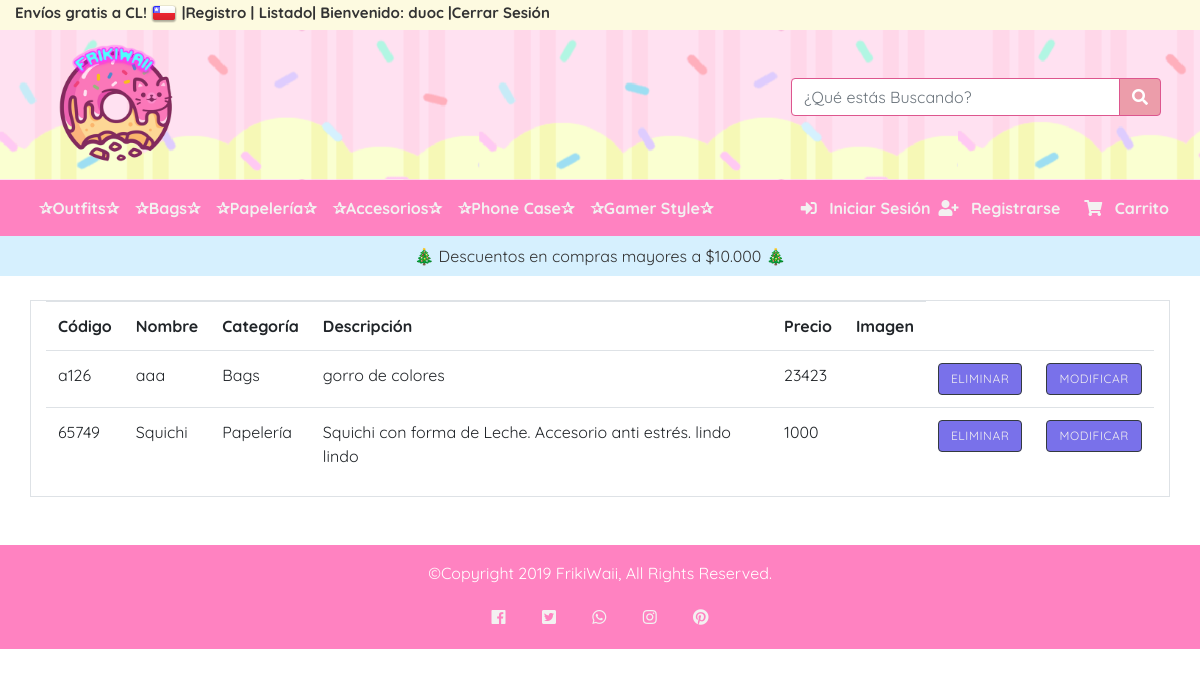
The app's page /listado/ (signed in), older data.
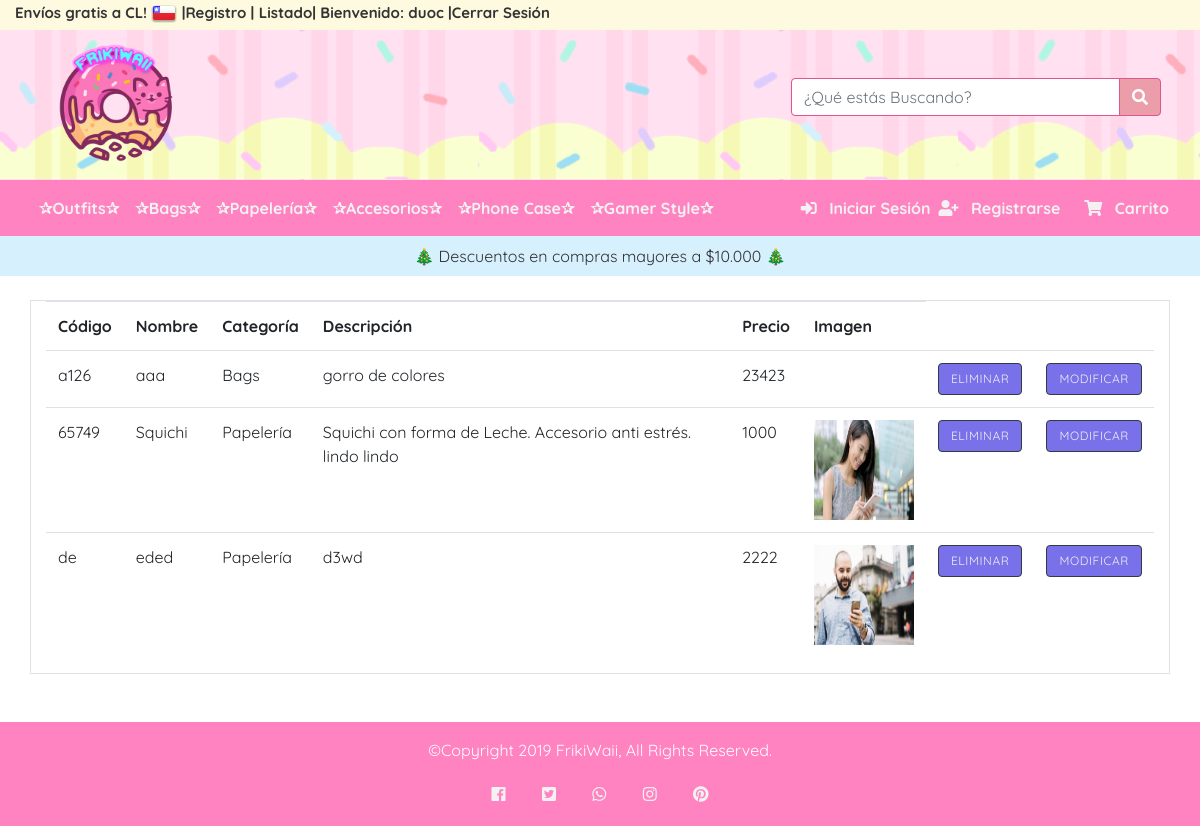
The same page, newer data.
### core/models.py (models this page shows, shortened)
class Producto(models.Model):
    codigo = models.CharField(max_length=10, unique=True)
    nombre = models.CharField(max_length=100)
    descripcion = models.CharField(max_length=300)
    precio = models.IntegerField()
    categoria = models.ForeignKey(Categoria, on_delete= models.CASCADE)
    imagen = models.ImageField(upload_to="productos" , null= True )

class Categoria(models.Model):
    nombre = models.CharField(max_length=20)
    descripcion = models.CharField(max_length=200)

### core/views.py (the view)
# urls.py: path('listado/', listado, name="listado"),
@login_required
def listado(request):
    lista = Producto.objects.all()
    data = {
        'productos' : lista
    }
    return render(request, 'core/listado.html', data)

### core/templates/core/listado.html (shortened to what this page needs)
{% extends "core/base.html" %} {% block contenido %}
<div class="container  mt-4">
    <div class="row ">
        <div class="col border">
            <table class="table ">
                <tr>
                    <th>Código</th>
                    <th>Nombre</th>
                    <th>Categoría</th>
                    <th>Descripción</th>
                    <th>Precio</th>
                    <th>Imagen</th>
                </tr>
                {% for x in productos %}
                <tr>
                    <td>{{ x.codigo }}</td>
                    <td>{{ x.nombre }}</td>
                    <td>{{ x.categoria.nombre }}</td>
                    <td>{{ x.descripcion }}</td>
                    <td>{{ x.precio }}</td>
                    <td>
                    {% if x.imagen %}
                   <img src="{{x.imagen.url}}" alt="img" width="100" height="100">
                    {% endif %}
                    </td>
                    <td><a class="btn btn-dark" href="{% url 'eliminar' x.id %}" style="font-size: 12px" >Eliminar </a></td>
                    <td><a class="btn btn-dark" href="{% url 'modificar' x.id %}" style="font-size: 12px" >Modificar </a></td>
                </tr>
                {% endfor %}
            </table>
        </div>
    </div>
</div>
 {% endblock contenido %}

### core/templates/core/base.html (shortened to what this page needs)
<!DOCTYPE html>
<html lang="es">
<head>
    {%load static%}
    <link rel="stylesheet" href="https://stackpath.bootstrapcdn.com/bootstrap/4.3.1/css/bootstrap.min.css">
    <link rel="stylesheet" href="{% static 'core/css/owl.carousel.min.css' %}">
    <link rel="stylesheet" href="{% static 'core/css/owl.theme.default.css' %}">
    <link rel="stylesheet" href="{% static 'core/css/owl-carousel.css' %}">
    <link rel="stylesheet" href="{% static 'core/css/bootstrap.css' %}" type="text/css">
    <link rel="stylesheet" href="{% static 'core/css/bootstrap.min.css' %}">
    <link rel="stylesheet" href="{% static 'core/css/styleBootstrap.css' %}">
    <link rel="stylesheet" href="https://use.fontawesome.com/releases/v5.7.0/css/all.css"
>
    <link rel="stylesheet" href="{% static 'core/font/icomoon/style.css' %}">
</head>
<body>
    <div class="container-fluid header-m-top-container bg-otro" id="header">
        <div class="inner-container">
            <div class="left-column">
                <div class="item item-left block_header_top_left">
                    <div class="free-shipping-wrapper">
                        <div class="free-shipping">
                            <a>Envíos gratis a CL! <img src="{% static 'core/img/Banderas/cl.png' %}"
                                    alt="Bandera CL"></a>
                            <a href="{% url 'registro' %}">|Registro |</a>
                            <a href="{% url 'listado' %}">Listado|</a>
                                <a  href="">Bienvenido: {{ user.username }} </a>
                                <a  href="{% url 'logout' %}">|Cerrar Sesión </a>
                                <a  href="{% url 'login' %}">Iniciar Sesión</a>
                        </div>
                    </div>
                </div>
            </div>
        </div>
    </div>
    <div class="container-fluid top fondo ">
        <div class="row">
            <a class="logo notranslate mr-auto" href="{% url 'home' %}" title="FrikiWaii - Inicio"
                style="padding-left: 50px; margin-top: 14px;">
                <img src="{% static 'core/img/doni.png' %}" width="130" alt="logo-Michidoni">
            </a>
            <div class="col-6 col-sm-6 col-md-4 col-lg-4 col-xl-4 mt-5 mr-4">
                <div class="input-group md-form form-sm form-2 pl-0">
                    <input class="form-control my-0 py-1" type="text" placeholder="¿Qué estás Buscando?"
                        aria-label="Buscar">
                    <div class="input-group-append">
                        <span class="input-group-text" id="basic-text1"><i class="fas fa-search text-white"
                                aria-hidden="true"></i></span>
                    </div>
                </div>
            </div>
        </div>
    </div>
    <nav class="navbar navbar-expand-md bg-nuevo skip-content sticky-top ">
        <div class="container-fluid">
            <div class="collapse navbar-collapse" id="menuColapsable">
                <ul class="navbar-nav  mr-auto">
                    <li class="nav-item active">
                        <a class="nav-link " href="{% url 'desc_outfits' %}">✰Outfits✰</a>
                    </li>
                    <li class="nav-item">
                        <a class="nav-link " href="{% url 'desc_bags' %}">✰Bags✰</a>
                    </li>
                    <li class="nav-item">
                        <a class="nav-link " href="{% url 'desc_papeleria' %}">✰Papelería✰</a>
                    </li>
                    <li class="nav-item">
                        <a class="nav-link " href="{% url 'desc_accesorios' %}">✰Accesorios✰</a>
                    </li>
                    <li class="nav-item">
                        <a class="nav-link " href="{% url 'desc_phonecase' %}">✰Phone Case✰</a>
                    </li>
                    <li class="nav-item">
                        <a class="nav-link " href="{% url 'desc_gamerstyle' %}">✰Gamer Style✰</a>
                    </li>
                </ul>
                <ul class="nav navbar-nav ">
                    <li class="nav-item">
                        <a href="#"><span class=" nav-link fas fa-sign-in-alt"></span> Iniciar Sesión</a>
                    </li>
                    <li class="nav-item">
                        <a href="#"><span class=" nav-link fas fa-user-plus"></span> Registrarse</a>
                    </li>
                    <li>
                        <a href="#"><span class=" nav-link "></span></a>
                    </li>
                    <li class="nav-item">
                        <a href="#"><span class=" nav-link 	fas fa-shopping-cart"></span> Carrito</a>
                    </li>
                </ul>
            </div>
        </div>
    </nav>
    <div class="header-primary-container"
        style="background-color:#d6f0fe; color:#333333; text-align: center; line-height: 40px;">
        <div class="inner-container">
            <div class="left-column">
                <div class="item item-left block_header_top_left">
                    <div class="free-shipping-wrapper">
                        <div class="free-shipping">
                            <a> 🎄 Descuentos en compras mayores a $10.000 🎄</a>
                        </div>
                    </div>
                </div>
            </div>
        </div>
    </div>
    {% block contenido %}
    {% endblock contenido %}
    <footer class="page-footer-fluid bg-nuevo">
        <div class="footer-copyright text-center mt-5">
            <p class="copy text-white pt-3"> &copy;Copyright 2019 FrikiWaii, All Rights Reserved.</p>
        </div>
        <div class="social-links text-center ">
            <a class=" nav-link fab fa-facebook ib ib-hover ic ic-lg mb-3 "
                href="https://www.facebook.com/Frikiwaii-Store-113959099987535/" target="_blank"
                title="Siguenos en Facebook"> </a>
            <a class="nav-link fab fa-twitter-square   ib ib-hover ic ic-lg" href="https://twitter.com/frikiwaii"
                target="_blank" title="Siguenos en Twitter"></a>
            <a class="nav-link fab fa-whatsapp  ib ib-hover ic ic-lg"
                href="http://api.whatsapp.com/send?phone=[+569][32929309]&text=Hola, quisiera información de sus productos."
                title="Contactanos por Whatsapp"> </a>
            <a class="nav-link fab fa-instagram  ib ib-hover ic ic-lg"
                href="https://instagram.com/frikiwaii_store.cl?igshid=1czra53b7pnko" title="Siguenos en Instagram"></a>
            <a class="nav-link fab fa-pinterest  ib ib-hover ic ic-lg" href="https://www.pinterest.cl/frikiwaii/"
                title="Siguenos en Pinterest"></a>
        </div>
    </footer>
</body>
</html>

Row changes from the older to the newer data that the page shows:
changed Producto "Squichi": imagen: picture added
added Producto: codigo "de", nombre "eded", categoria.nombre "Papelería", descripcion "d3wd", precio "2222", imagen (picture)
